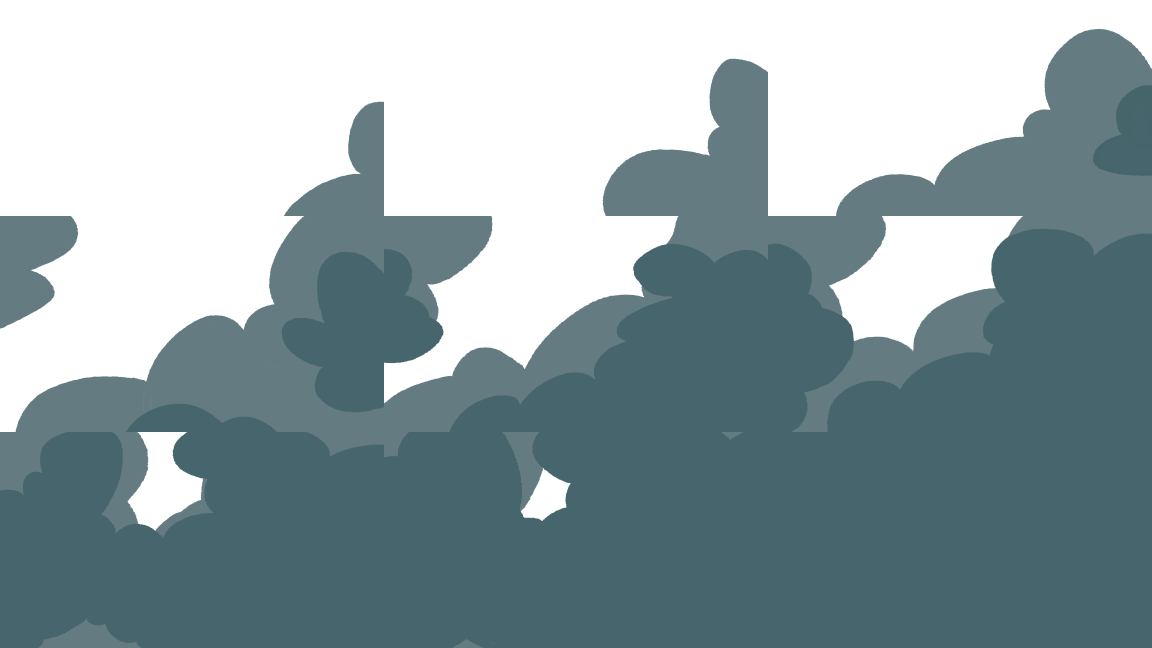
#> input picture desktop/assets/ui/cinematic/fumee.png, 5760 x 3240 px (shown at 1/5 size)
$ python fumee_sheet.py
#> lines starting #> are read from the running program, lines starting #| are printed output that depends on the picture
#!/usr/bin/env python3
"""Lay the nine frames of ui/cinematic/fumee.atlas over the last intro page, as a 3x3 sheet.

The steam wipe was drawn in 2019 and never wired up (r79, r85). This shows what it does
without GL: each frame is a full 1920x1080 overlay, composited on introPage3.

    python3 tools/fumee_sheet.py build/r79/fumee_over_intro3.png
"""
import sys
from pathlib import Path

from PIL import Image

ASSETS = Path(__file__).resolve().parent.parent / "desktop" / "assets"
FRAME_W, FRAME_H = 1920, 1080
THUMB_W, THUMB_H = 480, 270


def main(out):
#> called with out = 'build/fumee_over_intro3.png'
    atlas = Image.open(ASSETS / "ui/cinematic/fumee.png").convert("RGBA")
#> atlas is the input picture: PIL image 5760x3240 RGBA; mean R, G, B, A 49.4, 67.8, 71.8, 160.8
    page = Image.open(ASSETS / "ui/story/intro/introPage3.png").convert("RGBA").resize((FRAME_W, FRAME_H))
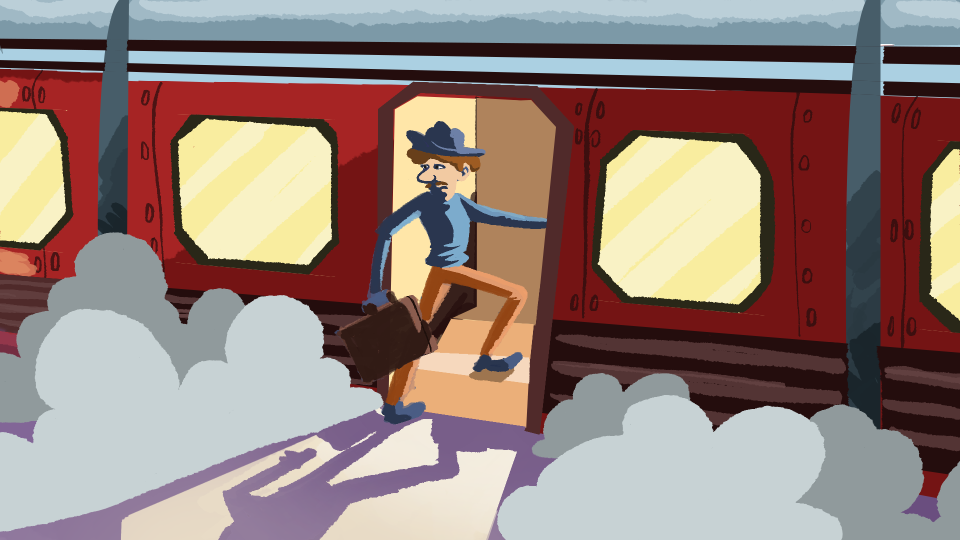
#> input picture desktop/assets/ui/story/intro/introPage3.png, 1920 x 1080 px (shown at 1/2 size)
    sheet = Image.new("RGBA", (3 * THUMB_W, 3 * THUMB_H))
#> sheet: PIL image 1440x810 RGBA; every value is 0
    # fumee.atlas packs index 1..9 row by row, three to a row, with no padding.
    for i in range(9):
        x, y = (i % 3) * FRAME_W, (i // 3) * FRAME_H
        frame = atlas.crop((x, y, x + FRAME_W, y + FRAME_H))
        shown = Image.alpha_composite(page, frame).resize((THUMB_W, THUMB_H))
        sheet.paste(shown, ((i % 3) * THUMB_W, (i // 3) * THUMB_H))
#> this loop made 9 passes
#> pass 1, in main, `frame = atlas.crop((x, y, x + FRAME_W, y + FRAME_H))`:
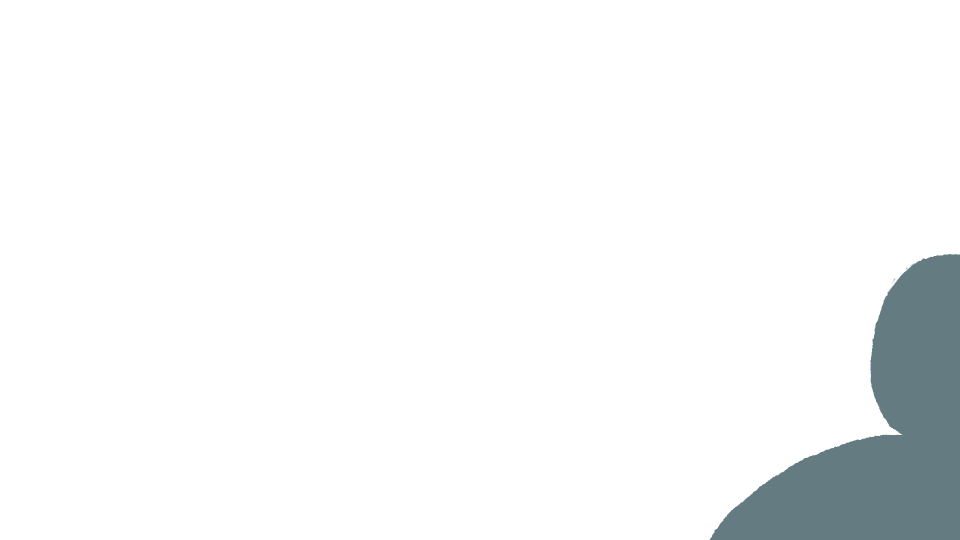
#> frame: PIL image 1920x1080 RGBA (shown at 1/2 size); mean R, G, B, A 6.6, 8.1, 8.5, 16.7; transparent parts drawn white
#> pass 1, in main, `shown = Image.alpha_composite(page, frame).resize((THUMB_W, THUMB_H))`:
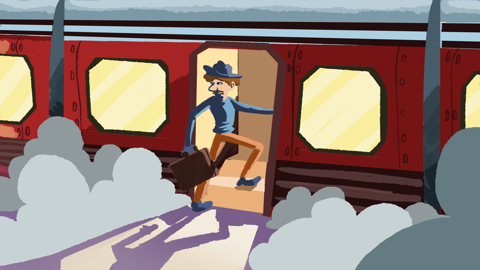
#> shown: PIL image 480x270 RGBA; mean R, G, B, A 148.3, 129.6, 123.7, 255
#> pass 2, in main, `frame = atlas.crop((x, y, x + FRAME_W, y + FRAME_H))`:
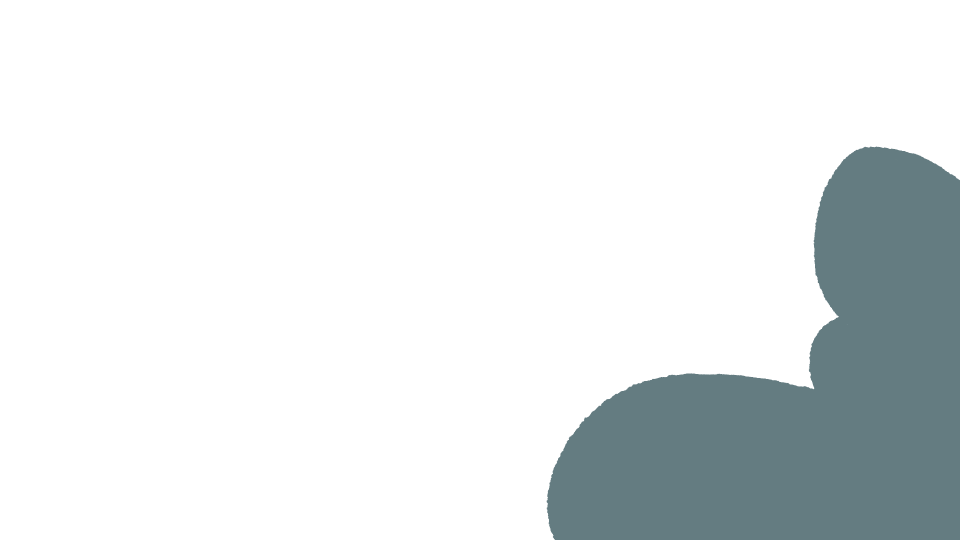
#> frame: PIL image 1920x1080 RGBA (shown at 1/2 size); mean R, G, B, A 18.2, 22.5, 23.4, 46.2; transparent parts drawn white
#> pass 2, in main, `shown = Image.alpha_composite(page, frame).resize((THUMB_W, THUMB_H))`:
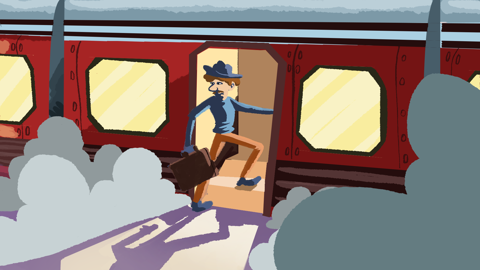
#> shown: PIL image 480x270 RGBA; mean R, G, B, A 143.3, 128.6, 123.4, 255
#> after the loop:
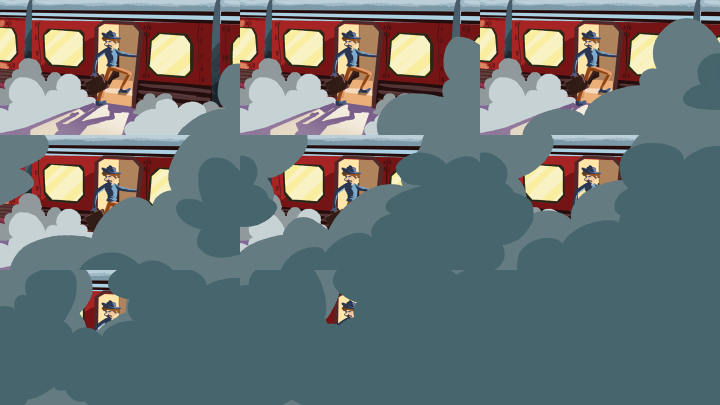
#> sheet: PIL image 1440x810 RGBA (shown at 1/2 size); mean R, G, B, A 105.8, 116, 117, 255
#> after the loop:
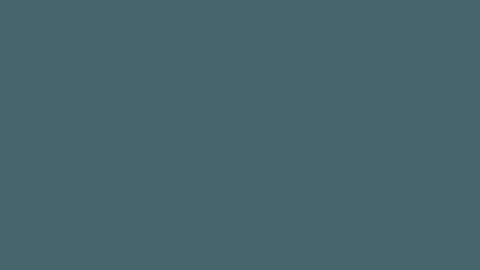
#> shown: PIL image 480x270 RGBA; mean R, G, B, A 70, 101, 108, 255
    Path(out).parent.mkdir(parents=True, exist_ok=True)
    sheet.convert("RGB").save(out)


if __name__ == "__main__":
    main(sys.argv[1] if len(sys.argv) > 1 else "build/fumee_over_intro3.png")
